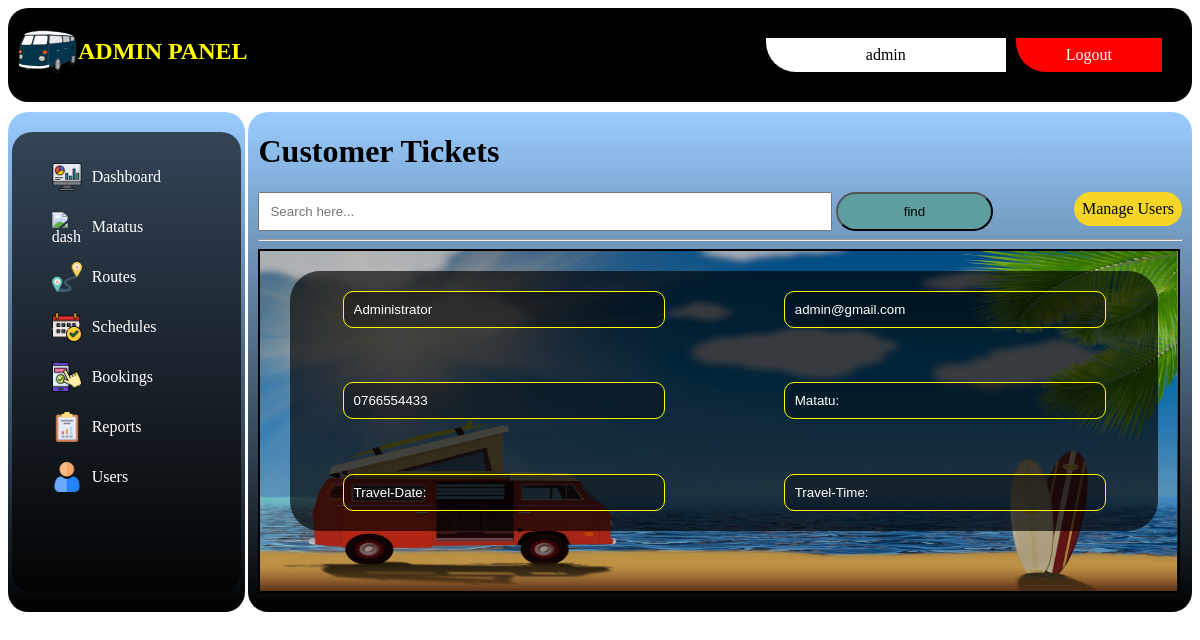
Screenshot of /admin/reports/view_ticket.php?id=1 (signed in) with the database file from the repository.
### tables this page shows
CREATE TABLE `users` (
  `id` int(11) NOT NULL,
  `admin` tinyint(4) NOT NULL,
  `fullname` varchar(200) NOT NULL,
  `username` varchar(255) NOT NULL,
  `email` varchar(255) NOT NULL,
  `mobile` varchar(200) NOT NULL,
  `password` varchar(255) NOT NULL,
  `created_at` timestamp NOT NULL DEFAULT current_timestamp()
);

### app/database/db.php (called while the page is built, shortened)
<?php
require('connect.php');
function executeQuery($sql, $data)
{
    global $conn;
    $stmt = $conn->prepare($sql);
    $values = array_values($data);
    $types = str_repeat('s', count($values));
    $stmt->bind_param($types, ...$values);
    $stmt->execute();
    return $stmt;
}
function selectOne($table, $conditions)
{
    $sql = "SELECT * FROM $table";
    $i = 0;
    foreach ($conditions as $key => $value) {
        if ($i === 0) {
            $sql = $sql . " WHERE $key=?";
        } else {
            $sql = $sql . " AND $key=?";
        }
        $i++;
    }
    $sql = $sql . " LIMIT 1";
    $stmt = executeQuery($sql, $conditions);
    $records = $stmt->get_result()->fetch_assoc();
    return $records;
}
function selectOnePassenger($table, $conditions)
{
    $sql = "SELECT * FROM $table JOIN users ON $table.user_passenger=users.id";
    $i = 0;
    foreach ($conditions as $key => $value) {
        if ($i === 0) {
            $sql = $sql . " WHERE $key=?";
        } else {
            $sql = $sql . " AND $key=?";
        }
        $i++;
    }
    $sql = $sql . " LIMIT 1";
    $stmt = executeQuery($sql, $conditions);
    $records = $stmt->get_result()->fetch_assoc();
    return $records;
}

### app/controllers/users.php (called while the page is built, shortened)
<?php
include(ROOT_PATH . "/app/database/db.php");
$table = 'users';
if (isset($_GET['id'])) {
    $user = selectOne($table, ['id' => $_GET['id']]);
    $id = $user['id'];
    $fullname = $user['fullname'];
    $email = $user['email'];
    $mobile = $user['mobile'];
}

### admin/reports/view_ticket.php (the view, shortened to what this page needs)
<?php include(ROOT_PATH . "/app/controllers/users.php");
?>
     <?php include(ROOT_PATH . "/app/includes/adminHeader.php"); ?>
    <?php include(ROOT_PATH . "/app/includes/adminSidebar.php"); ?>
    <div class="main-bar">
        <h1>Customer Tickets</h1>
        <a href="users.html" class="add-btn">Manage Users</a>
        <form class="form-serach">
            <input type="text" name="search" placeholder="Search here..."/>
            <button class="search-btn">find</button>
        </form>
        <hr>
        <div class="scrollit">
        <form action="" method="post">
                <div class="form-section">
                <input type="text" name="fullname" value="<?php echo $fullname; ?>" placeholder="fullname"/>
                <input type="email" name="email" value="<?php echo $email; ?>" placeholder="email"/>
                <input type="text" name="mobile" value="<?php echo $mobile; ?>" placeholder="mobile"/>
                <?php if ($id) {?>
                    <?php
                    $passenger = selectOnePassenger('bookings', ['user_passenger' => $id]);
                    $mat = selectOne('schedules', ['schedule_id' => $passenger['schedule_book_id']]);
                    $mat_name = selectOne('matatus', ['matatu_id' => $mat['mat_id']]);
                    $pass_book = $mat_name['matatu_plate'];
                        ?>
                         <input type="text" name="" value="Matatu: <?php echo $pass_book; ?>" placeholder="password"/>
                <?php }?>
                <?php if ($id) {?>
                    <?php
                    $passenger = selectOnePassenger('bookings', ['user_passenger' => $id]);
                    $Tdate = selectOne('schedules', ['schedule_id' => $passenger['schedule_book_id']]);
                    $traveling_date = $Tdate['travel_date'];
                        ?>
                         <input type="text" name="" value="Travel-Date:<?php echo $traveling_date; ?>" placeholder="password"/>
                <?php }?>
                <?php if ($id) {?>
                    <?php
                    $passenger = selectOnePassenger('bookings', ['user_passenger' => $id]);
                    $Ttime = selectOne('schedules', ['schedule_id' => $passenger['schedule_book_id']]);
                    $traveling_time = $Ttime['travel_time'];
                        ?>
                         <input type="text" name="" value="Travel-Time:<?php echo $traveling_time; ?>" placeholder="password"/>
                <?php }?>
                </div>
            </form>
        </div>
    </div>
    </div>
</body>
</html>

### app/includes/adminHeader.php (style rules this page uses)
body { display: flex; flex-direction: column; gap: 10px; }
.main-bar { width: 78%; float: right; background: linear-gradient(to top, #000000 0%, #99ccff 100%); min-height: 500px; max-height: 500px; border-radius: 20px; padding: 0px 10px; }
.main-bar a { margin-left: 50px; }
.scrollit { overflow:scroll; min-height:355px; max-height:345px; }
.main-bar form { width: 85%; }
.main-bar form input { width: 70%; padding: 10px; }
.main-bar form .search-btn { width: 20%; padding: 10px; background-color: cadetblue; border-radius: 30px; }
.main-bar .add-btn { background-color: rgb(245, 214, 39); color: rgb(0, 0, 0); padding: 8px; border-radius: 20px; float: right; text-decoration: none; }
.scrollit form { display: flex; flex-direction: column; border: #000 2px solid; gap: 20px; padding: 20px; background: url(../assets/images/vanback.jpg); background-position: static; background-size: 100% 100%; background-repeat: no-repeat; min-height: 300px; width: 95%; }
.scrollit form * { margin-left: 10px; }
.scrollit form .form-section { display: flex; flex-wrap: wrap; gap: 25px; background: linear-gradient(to top, rgba(0,0,0,0.66)50%, rgba(0,0,0,0.66)50%); padding: 5px; border-radius: 30px; min-height: 250px; }
.scrollit form input { width: 300px; margin: auto; background: linear-gradient(to top, rgba(0,0,0,0.3)50%, rgba(0,0,0,0.3)50%); border-radius: 10px; border: 1px solid yellow; padding: 10px; }

### admin/reports/view_ticket.php (style rules this page uses)
input { color: white; }

### rows the page displays
users: fullname "Administrator", email "admin@gmail.com", mobile "0766554433"

### other values shown
$_SESSION['username'] "admin"
